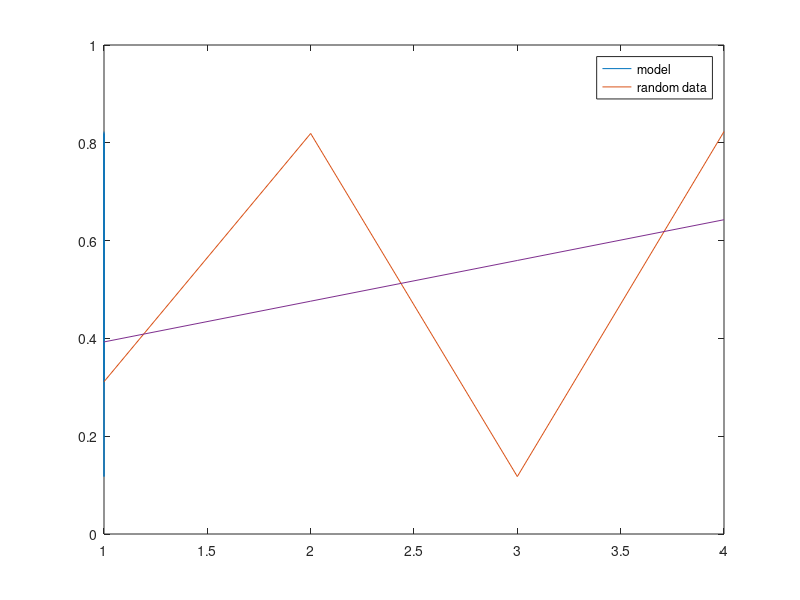

Recreate this plot in MATLAB.
clear all;clc;

x = [1,1;1,2;1,3;1,4]

y = rand(1,4).'

step1 = x.'*x

%Sums of products between each independente variabile in turn and the dependent variable
step2 = x.'*y
step3 = (x.'*x)^-1

%Normal Equation
betaHat = (x.'*x)^-1*(x.'*y)

clf reset

plot (x,y)


hold on

#Evaluates parameters
z = betaHat(1,1)+betaHat(2,1)*x

plot(x,z)

hold

legend("model","random data")
